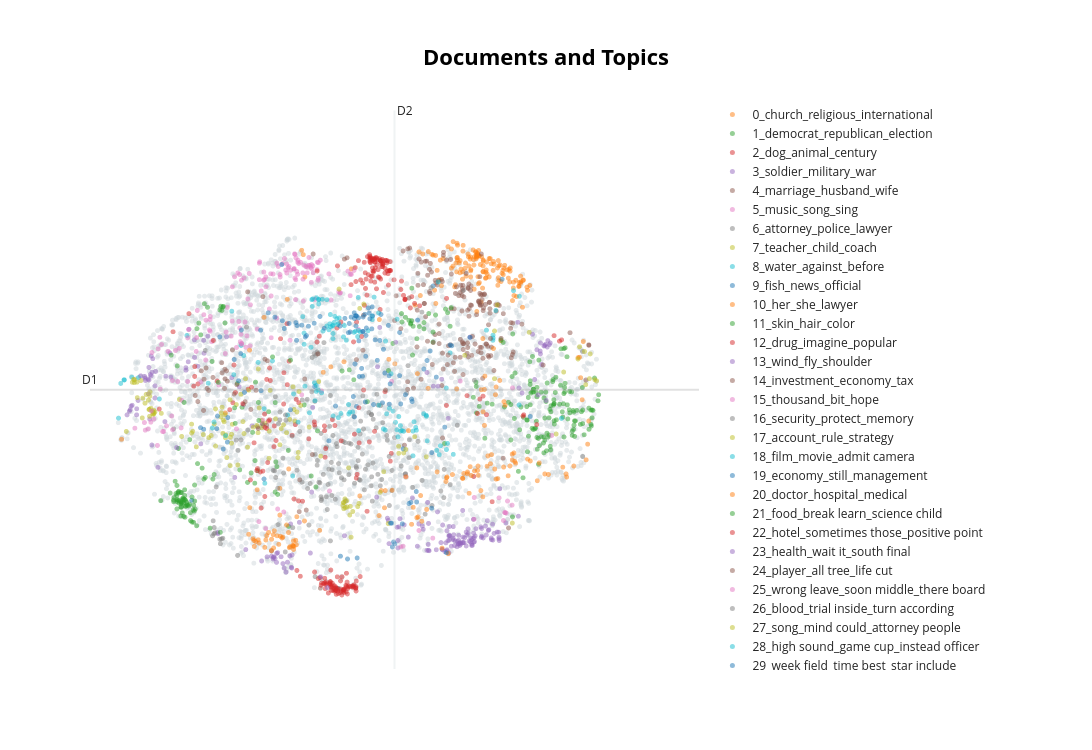

Source (notebook cell):
### Code cell
# ── Document-level topic map (sample 5000 docs to keep it fast) ───────────────
topic_model.visualize_documents(
    docs_train,
    embeddings=embeddings_train,
    sample=min(5000, len(docs_train)) / len(docs_train),
    hide_annotations=True,
)
